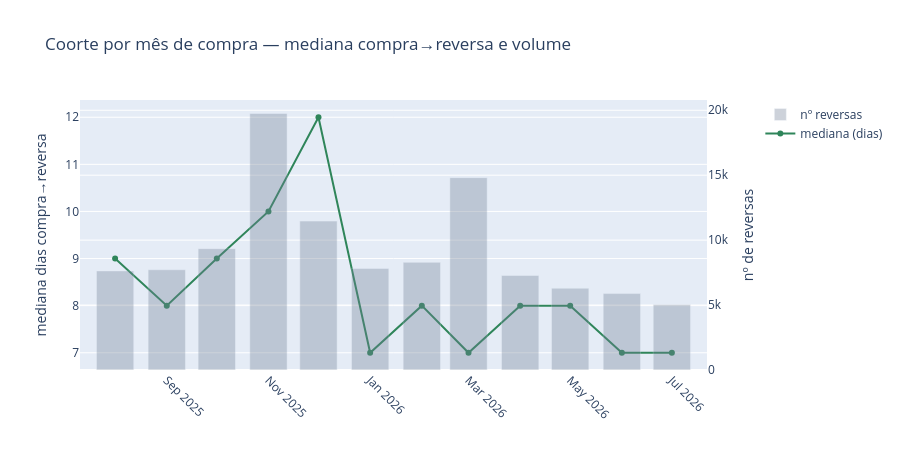

Notebook cell for this chart:
### Markdown cell above
## 9. Buckets e coorte mensal (por mês de compra)

⚠️ **Censura à direita:** meses de compra recentes ainda não tiveram tempo de gerar reversas tardias — subestimados no fim da série.

### Code cell
tab_bucket_compra = pd.DataFrame({
    "pct_%": (dfc["bucket"].value_counts(normalize=True).reindex(labels_c) * 100).round(1),
    "n": dfc["bucket"].value_counts().reindex(labels_c),
})
display(tab_bucket_compra)

coorte_compra = (dfc.groupby("mes_compra")
    .agg(n_reversas=("id_reversa", "count"),
         mediana_dias=("dias_compra_ate_reversa", "median"),
         pct_ate_15d=("dias_compra_ate_reversa", lambda s: (s <= 15).mean() * 100),
         pct_ate_30d=("dias_compra_ate_reversa", lambda s: (s <= 30).mean() * 100))
    .round(2))
display(coorte_compra)

fig = make_subplots(specs=[[{"secondary_y": True}]])
fig.add_trace(go.Bar(x=coorte_compra.index, y=coorte_compra["n_reversas"], name="nº reversas",
                      marker_color="#718096", opacity=0.35), secondary_y=True)
fig.add_trace(go.Scatter(x=coorte_compra.index, y=coorte_compra["mediana_dias"], name="mediana (dias)",
                          mode="lines+markers", marker=dict(color="#2f855a"), line=dict(color="#2f855a")),
              secondary_y=False)
fig.update_yaxes(title_text="mediana dias compra→reversa", secondary_y=False)
fig.update_yaxes(title_text="nº de reversas", secondary_y=True)
fig.update_xaxes(tickangle=45)
fig.update_layout(title="Coorte por mês de compra — mediana compra→reversa e volume", height=450)
fig.show()

### Figure 1 — Plotly figure (JSON) as saved in the notebook; plotly's stock layout.template omitted (floating-point values rounded to 4 significant figures)
{"data": [{"marker": {"color": "#718096"}, "name": "nº reversas", "opacity": 0.35, "type": "bar", "x": ["2025-08", "2025-09", "2025-10", "2025-11", "2025-12", "2026-01", "2026-02", "2026-03", "2026-04", "2026-05", "2026-06", "2026-07"], "xaxis": "x", "y": [7630, 7720, 9344, 19751, 11464, 7813, 8288, 14812, 7281, 6298, 5884, 5048], "yaxis": "y2"}, {"line": {"color": "#2f855a"}, "marker": {"color": "#2f855a"}, "mode": "lines+markers", "name": "mediana (dias)", "type": "scatter", "x": ["2025-08", "2025-09", "2025-10", "2025-11", "2025-12", "2026-01", "2026-02", "2026-03", "2026-04", "2026-05", "2026-06", "2026-07"], "xaxis": "x", "y": [9.0, 8.0, 9.0, 10.0, 12.0, 7.0, 8.0, 7.0, 8.0, 8.0, 7.0, 7.0], "yaxis": "y"}], "layout": {"height": 450, "title": {"text": "Coorte por mês de compra — mediana compra→reversa e volume"}, "xaxis": {"anchor": "y", "domain": [0.0, 0.94], "tickangle": 45}, "yaxis": {"anchor": "x", "domain": [0.0, 1.0], "title": {"text": "mediana dias compra→reversa"}}, "yaxis2": {"anchor": "x", "overlaying": "y", "side": "right", "title": {"text": "nº de reversas"}}}}
